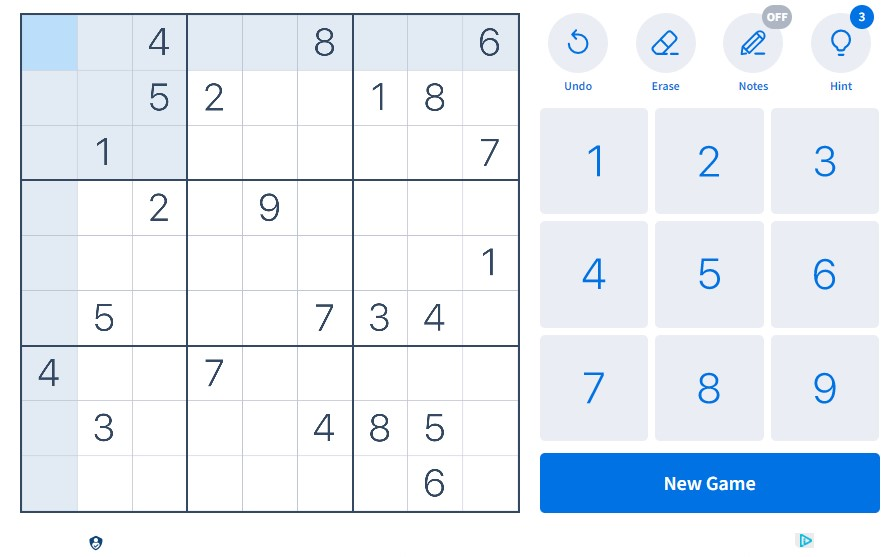
#> input picture 02. Dataset/Evaluation/07.jpg, 896 x 557 px, found by its file name
$ jupyter execute --allow-errors Sudoku_Solver.ipynb   (shell and % lines are left out)
#> lines starting #> are read from the running program, lines starting #| are printed output that depends on the picture; after the words box and inside, x2 and y2 are one past the last pixel; in counts of white or black regions, pixels touching at a corner belong together
<br>

# <center> Sudoku Solving using Computer Vision

<br>

## <center> Part 02 : Sudoku Image Processing

## <center> In this section, the sudoku image will be processed, and the designed CNN will predict each of the puzzle's digits, generating a 2D array of predicted digits.

<br>

---

<br>

# List of Contents

* [1. Initialization](#1-initialization)
* [2. Loading Pretrained Digit Classifier](#2-loading-pretrained-digit-classifier)
* [3. Reading The Sudoku Puzzle](#3-reading-the-sudoku-puzzle)
* [4. Image Processing Unit](#4-image-processing-unit)
* [5. Digit Classification Unit](#5-digit-classification-unit)
* [6. Sudoku Solving Unit](#6-sudoku-solving-unit)

<br>

---

<br>

<br>
<br>

<a name='1-initialization'></a>

# 1. Initialization

<br>

## 1.1. Colab Configuration

### 1.1.1. Mount Google Drive

[cell 1]
'''
    This is required if the code runs in Google Colab.
    - this code will mount Google Drive for Colab.
    - the code needs to run only once.
'''

# # uncomment the below code, run and then comment again.
from google.colab import drive
drive.mount('/content/drive')

<br>

### 1.1.2. Defining Root Directory

[cell 2]
# -----------------------------------------------
#   Check the code is running on Colab or not   |
# -----------------------------------------------
import sys
is_running_on_colab = 'google.colab' in sys.modules


# -----------------------------------------------
#               Root Directory                  |
# -----------------------------------------------
# this directory will be used as Root Directory to read/write any file
if is_running_on_colab:
    # for google-colab
    rootDir = '/content/drive/MyDrive/_ML/Sudoku/'
else:
    # for application
    rootDir = './mlData/'

<br>

## 1.2. Import Libraries

[cell 3]
# importing all the required libraries
import numpy as np
import pandas as pd
import matplotlib.pyplot as plt
import seaborn as sns

[cell 4]
import os, random
import cv2

[cell 5]
import json

<br>

<a name='2-loading-pretrained-digit-classifier'></a>

# 2. Loading Pretrained Digit Classifier

[cell 6]
# importing the required libraries
from keras.models import load_model

# defining the name of the model
modelName = 'DigitClassifier.h5'

# creating the path
path = rootDir + '03. Generated Data/' + modelName

# loading saved models
#> (the rest of this cell did not finish here and is left out)

<br>

<a name='3-reading-the-sudoku-puzzle'></a>

# 3. Reading The Sudoku Puzzle

[cell 7]
# defining the folder path of the sudoku puzzle images
folder = rootDir + "/02. Dataset/Evaluation"

# randomly select an image from the folder
# imgName = random.choice( os.listdir(folder) )

# select a specific image
imgName = '07.jpg'

# defining image path
image_path = folder + '/' + imgName

# reading the Sudoku Puzzle
sudoku_raw = cv2.imread(image_path)
#> sudoku_raw is the input picture: shape (557, 896, 3); mean B, G, R 245.1, 236.9, 229.3

plt.title(imgName)
plt.imshow(sudoku_raw)
plt.show()

<br>

<a name='4-image-processing-unit'></a>

# 4. Image Processing Unit

<br>

## 4.1. Resizing the Image

[cell 8]
# preprocessing image to be read
sudoku = cv2.resize(sudoku_raw, (450,450))
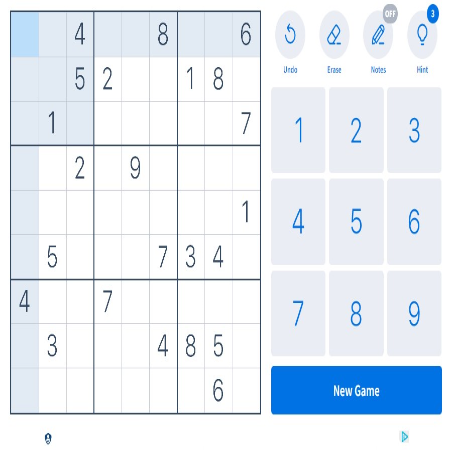
#> sudoku: shape (450, 450, 3); mean B, G, R 245.1, 236.9, 229.3

<br>

## 4.2. Detecting the Contours of the Image

> Calculating Threshold Image

[cell 9]
# function to greyscale, blur and change the receptive threshold of image
def get_threshold(image):
    gray = cv2.cvtColor(image, cv2.COLOR_BGR2GRAY)
    blur = cv2.GaussianBlur(gray, (3,3),6)
    threshold_img = cv2.adaptiveThreshold(blur,255,1,1,11,2)
    return threshold_img

threshold = get_threshold(sudoku)
#> in get_threshold, `gray = cv2.cvtColor(image, cv2.COLOR_BGR2GRAY)`:
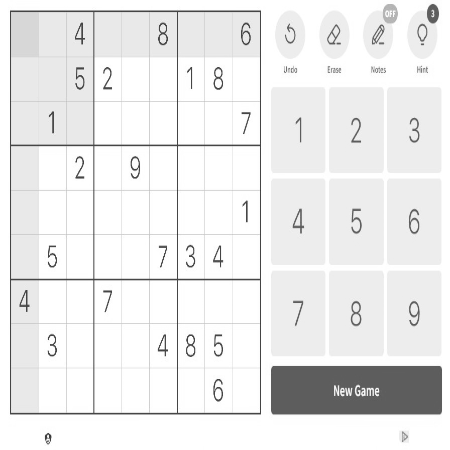
#> gray: shape (450, 450); min 55, max 255, mean 235.5
#> in get_threshold, `blur = cv2.GaussianBlur(gray, (3,3),6)`:
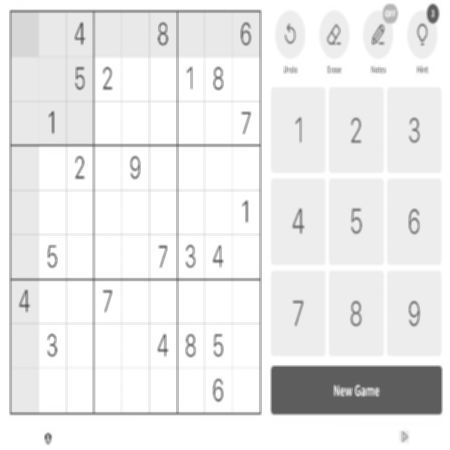
#> blur: shape (450, 450); min 86, max 255, mean 235.5
#> in get_threshold, `threshold_img = cv2.adaptiveThreshold(blur,255,1,1,11,2)`:
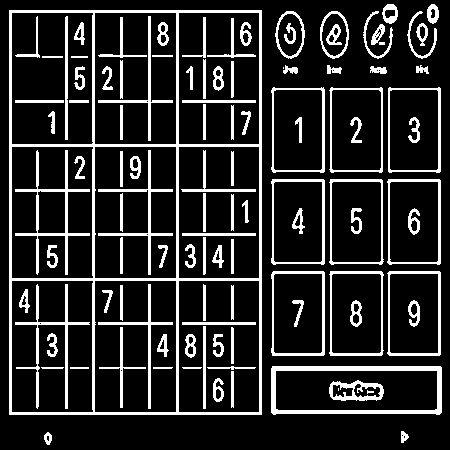
#> threshold_img: shape (450, 450); 15.9% white; 109 white regions (4 under 20 px)

# let's look at what we have got
plt.title('Threshold Image')
plt.imshow(threshold)
plt.show()

<br>

> Detect the biggest contour of the image.

[cell 10]
# Finding the outline of the sudoku puzzle in the image
contour, hierarchy = cv2.findContours(
                            threshold,
                            cv2.RETR_EXTERNAL,
                            cv2.CHAIN_APPROX_SIMPLE
                        )
#> contour = 27 contours, 2 with area under 20; largest, box (x1, y1, x2, y2) and area: (9, 10, 262, 415) 101808, (271, 366, 442, 415) 7994, (271, 179, 325, 265) 4382, (329, 179, 384, 265) 4378, (387, 179, 441, 265) 4378

contour_all = sudoku.copy()

cv2.drawContours(contour_all, contour, -1, (0,255,0), 3)
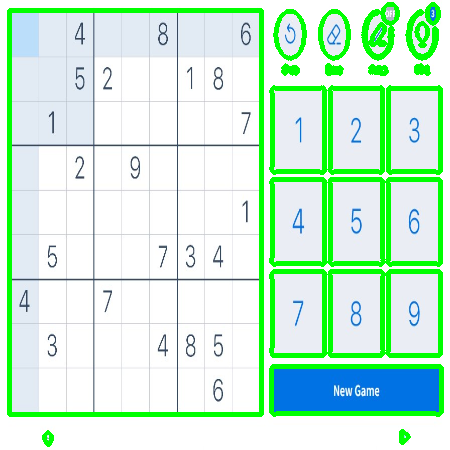
#> contour_all: shape (450, 450, 3); 12.37% of pixels changed, all inside (x1, y1, x2, y2) = (7, 2, 444, 447)


#let's see what we got
plt.figure(figsize=(13,6))

plt.subplot(1, 2, 1)
plt.imshow(sudoku)
plt.title('Original Image')

plt.subplot(1, 2, 2)
plt.imshow(contour_all)
plt.title('Detected Contours')

plt.show()
#> figure, not shown here; B, G, R data is drawn as R, G, B

<br>

## 4.3. Reshaping the outline to get the cropped and well-aligned Sudoku

[cell 11]
def main_outline(contour):
    biggest = np.array([])
    max_area = 0
    for i in contour:
        area = cv2.contourArea(i)
        if area > 50:
            peri = cv2.arcLength(i, True)
            approx = cv2.approxPolyDP(i , 0.02* peri, True)
            if area > max_area and len(approx) == 4:
                biggest = approx
                max_area = area
    return biggest, max_area

def reframe(points):
    points = points.reshape((4, 2))
    points_new = np.zeros((4,1,2), dtype = np.int32)
    add = points.sum(1)
    points_new[0] = points[np.argmin(add)]
    points_new[3] = points[np.argmax(add)]
    diff = np.diff(points, axis =1)
    points_new[1] = points[np.argmin(diff)]
    points_new[2] = points[np.argmax(diff)]
    return points_new


black_img = np.zeros((450,450,3), np.uint8)
sudoku_copy = sudoku.copy()

biggest, maxArea = main_outline(contour)
#> the loop in main_outline, `for i in contour:` made 27 passes
#> (area, peri, biggest, max_area) on passes 3, 25: (7994, 433.3, [[271, 368], [273, 414], [441, 412], [440, 366]], 7994), (101808, 1312, [[9, 10], [9, 414], [261, 414], [261, 10]], 101808)
#> (area, peri, approx) on passes 4 to 9: (4369, 271.3, [[389, 271], [387, 353], [439, 355], [440, 272]]), (4373, 274.1, [[330, 271], [330, 355], [381, 355], [382, 272]]), (4376.5, 271.9, [[273, 271], [272, 355], [323, 355], [324, 272]]), (4377.5, 274.7, [[388, 179], [387, 262], [439, 264], [440, 180]]), (4378.5, 276.4, [[330, 179], [329, 262], [381, 264], [382, 180]]), (4381.5, 274.7, [[272, 179], [271, 262], [323, 264], [324, 180]])
#> after the loop in main_outline, `for i in contour:`: max_area = 101808
#> biggest = [[9, 10], [9, 414], [261, 414], [261, 10]]; maxArea = 101808

if biggest.size != 0:
    biggest = reframe(biggest)
#> in reframe, `points = points.reshape((4, 2))`: points = [[9, 10], [9, 414], [261, 414], [261, 10]]
#> in reframe, `add = points.sum(1)`: add = [19, 423, 675, 271]
#> in reframe, `diff = np.diff(points, axis =1)`: diff = [1, 405, 153, -251]
#> biggest = [[9, 10], [261, 10], [9, 414], [261, 414]]
    cv2.drawContours(sudoku_copy,biggest,-1, (0,255,0),10)
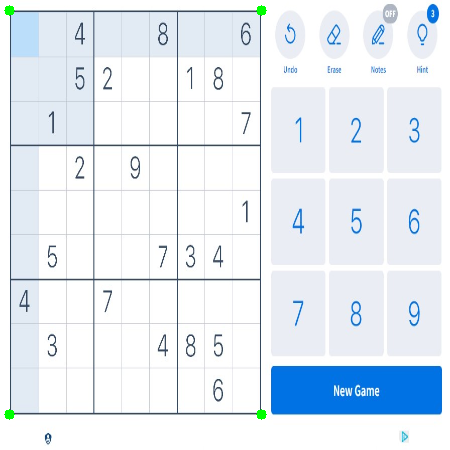
#> sudoku_copy: shape (450, 450, 3); 0.16% of pixels changed, all inside (x1, y1, x2, y2) = (4, 5, 267, 420)
    pts1 = np.float32(biggest)
#> pts1 = [[9, 10], [261, 10], [9, 414], [261, 414]]
    pts2 = np.float32([[0,0],[450,0],[0,450],[450,450]])
    matrix = cv2.getPerspectiveTransform(pts1,pts2)
#> matrix = [[1.79, -5.37e-18, -16.07], [-6.81e-18, 1.11, -11.14], [1.1e-19, 0, 1]]
    croppped_sudoku = cv2.warpPerspective(sudoku,matrix,(450,450))
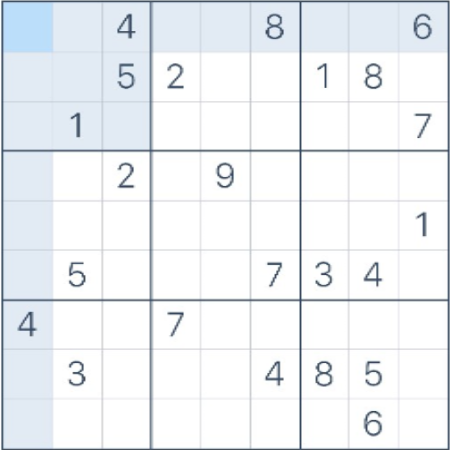
#> croppped_sudoku: shape (450, 450, 3); mean B, G, R 243.7, 240.5, 237.1
else:
    raise TypeError('This puzzle is not possible to solve.')

# displaying the images
plt.figure(figsize=(13,6))

plt.subplot(1, 2, 1)
plt.imshow(sudoku)
plt.title('Original Image')

plt.subplot(1, 2, 2)
plt.imshow(croppped_sudoku)
plt.title('Cropped Image')

plt.show()
#> figure, not shown here; B, G, R data is drawn as R, G, B

<br>

## 4.4. Splitting the Cells

[cell 12]
def splitcells(img):
    rows = np.vsplit(img,9)
    boxes = []
    for r in rows:
        cols = np.hsplit(r,9)
        for box in cols:
            boxes.append(box)
    return boxes


sudoku_cell = splitcells(croppped_sudoku)
#> in splitcells, `rows = np.vsplit(img,9)`: rows = 9 items
#> the loop in splitcells, `for r in rows:` made 9 passes
#> after the loop in splitcells, `for r in rows:`: boxes = 81 items
#> sudoku_cell = 81 items

#Let's have alook at the last cell
plt.figure()
plt.imshow(sudoku_cell[58])
plt.show()

> Croppping the Boundary

[cell 13]
from PIL import Image

# The sudoku_cell's output includes the boundaries this could lead to misclassifications by the model
# I am cropping the cells to avoid that
# sneeking in a bit of PIL lib as cv2 was giving some weird error that i couldn't ward off

def CropCell(cells):
    Cells_croped = []
    for image in cells:

        img = np.array(image)
        img = img[4:46, 6:46]
        img = Image.fromarray(img)
        Cells_croped.append(img)

    return Cells_croped

sudoku_cell_croped = CropCell(sudoku_cell)
#> the loop in CropCell, `for image in cells: ` made 81 passes
#> pass 1, in CropCell, `img = img[4:46, 6:46]`:
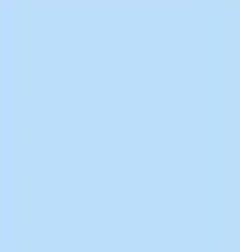
#> img: shape (42, 40, 3) (shown 6 times larger); mean of channels 0, 1, 2 250.1, 222, 187.1; drawn as B, G, R
#> pass 2, in CropCell, `img = img[4:46, 6:46]`:
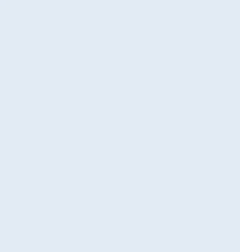
#> img: shape (42, 40, 3) (shown 6 times larger); mean of channels 0, 1, 2 244, 235, 226; drawn as B, G, R
#> sudoku_cell_croped = 81 items

#Let's have alook at the last cell
plt.figure()
plt.imshow(sudoku_cell_croped[8])
plt.show()
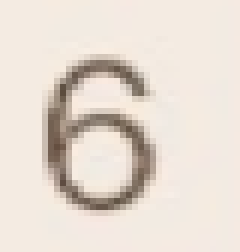
#> shown: shape (42, 40, 3) (shown 6 times larger); mean R, G, B 230.2, 220, 210.3
